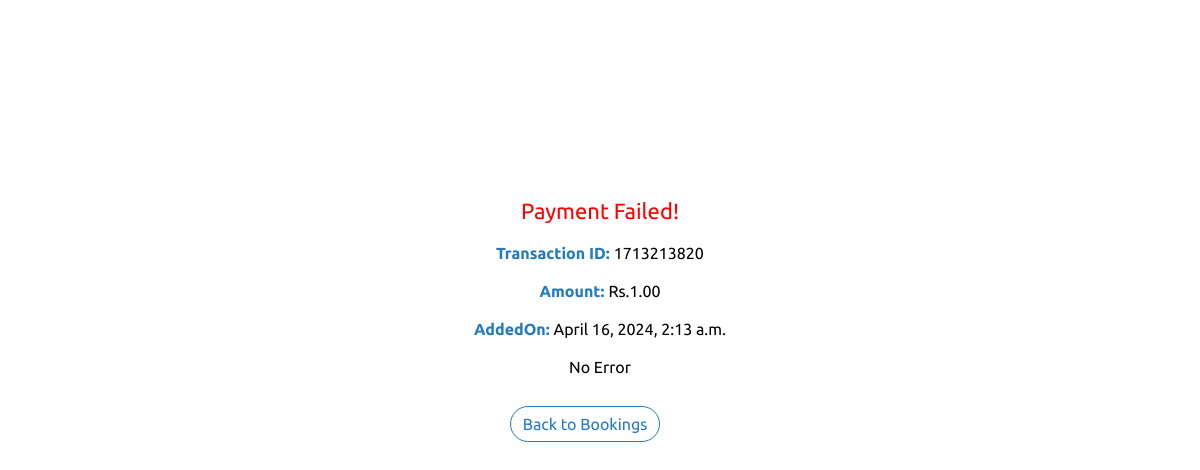
Page /payment_failure/1713213820/ on the committed database.
### hostel/models.py (models this page shows, shortened)
class Transaction(models.Model):
    txnid = models.CharField(primary_key = True, max_length = 20)
    reservation = models.ForeignKey(Reservation, on_delete=models.CASCADE, default=None)
    error_Message = models.TextField()
    net_amount_debit = models.DecimalField(max_digits=10, decimal_places=2)
    phone = models.CharField(max_length = 15)
    productinfo = models.CharField(max_length = 255 ,default = "IIT INDORE")
    status = models.CharField(max_length = 10, default="failure")
    firstname = models.CharField(max_length = 64)
    lastname = models.CharField(max_length = 64)
    addedon = models.DateTimeField()
    encryptedPaymentId = models.CharField(max_length = 255)
    email = models.EmailField(default='all@iiti.ac.in')
    amount = models.DecimalField(max_digits=10, decimal_places=2)
    payuMoneyId = models.CharField(max_length = 255)
    mihpayid = models.CharField(max_length = 255)

### hostel/views.py (the view)
# urls.py: path('payment_failure/<str:txnid>/', views.payment_failure, name='payment_failure'),
def payment_failure(request, txnid):
    transaction = get_object_or_404(Transaction, txnid=txnid)
    reservation = transaction.reservation
    number_of_rooms = reservation.number_of_rooms
    addedon =  transaction.addedon
    amount = transaction.amount
    error_Message = transaction.error_Message
    return render(request, 'payment_failure.html', {'txnid': txnid, 'addedon': addedon, 'amount': amount, 'error_Message': error_Message, 'number_of_rooms': number_of_rooms})

### templates/payment_failure.html (shortened to what this page needs)
<!DOCTYPE html>
<html lang="en">
<head>
</head>
<body>
    <h4>Payment Failed!</h4>
    <h5>Transaction ID: <span>{{ txnid }}</span></h5>
    <h5>Amount: <span>Rs.{{amount}}</span></h5>
    <h5>AddedOn: <span>{{addedon}}</span></h5>
    <p>{{error_Message}}</p>
    <a href="{% url 'bookings' %}" class="btn">Back to Bookings</a>
</body>
</html>

### templates/payment_failure.html (style rules this page uses)
* { margin: 0; padding: 0; box-sizing: border-box; font-family: 'Ubuntu', cursive; font-weight: 400; }
:root { --main-color: #fff; --secondary-color: rgb(34,122,191); --primary-color: #000; }
body { display: flex; justify-content: center; align-items: center; min-height: 80vh; text-align: center; flex-direction: column; padding: 5%; }
body h4 { color: red; font-size: 22px; margin-bottom: 20px; }
body h5 { font-size: 16px; margin-bottom: 20px; font-weight: 600; color: var(--secondary-color); }
body h5 span { color: #000; }
.btn { background: transparent; border: 1.5px solid var(--secondary-color); border-radius: 20px; text-decoration: none; width: 150px; text-align: center; padding: 8px; color: var(--secondary-color); cursor: pointer; margin-right: 30px; margin-top: 30px; }

### rows in the picture
Transaction: amount "1.00", addedon "April 16, 2024, 2:13 a.m.", error_Message "No Error"

### other values in the picture
{{ txnid }} "1713213820"
